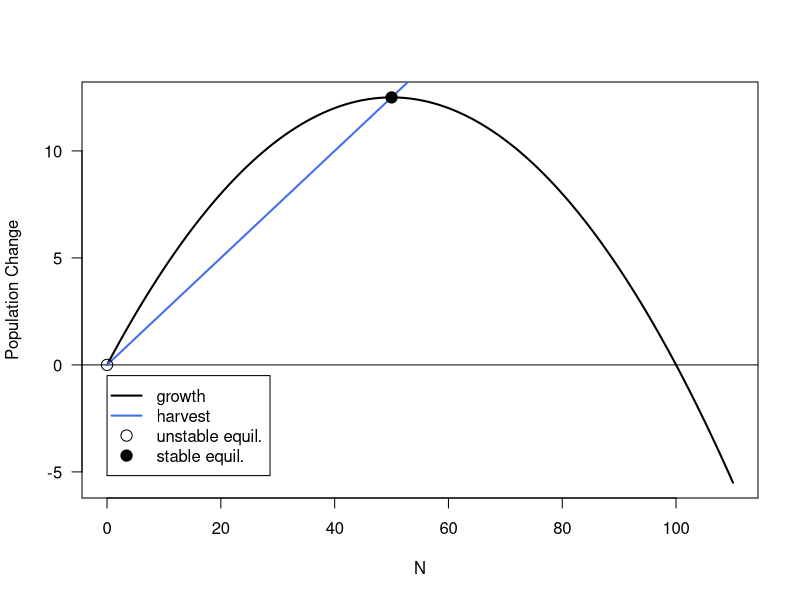
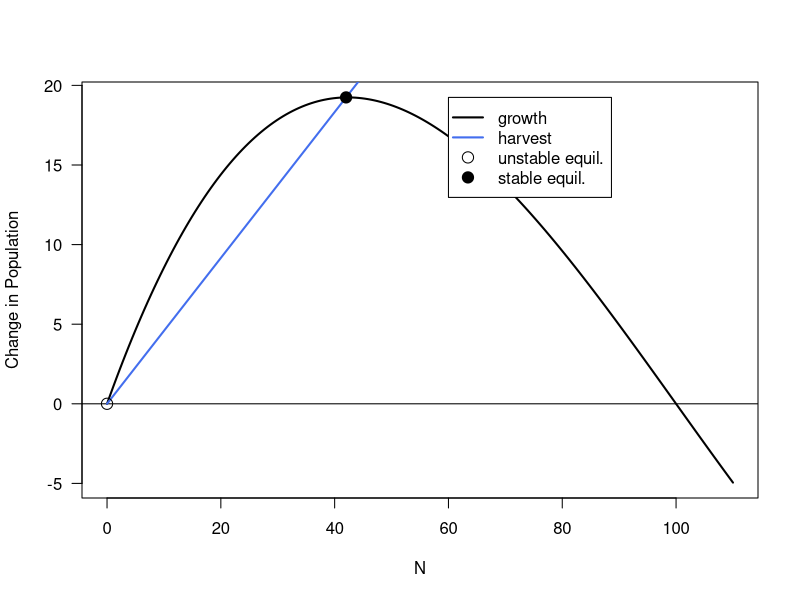
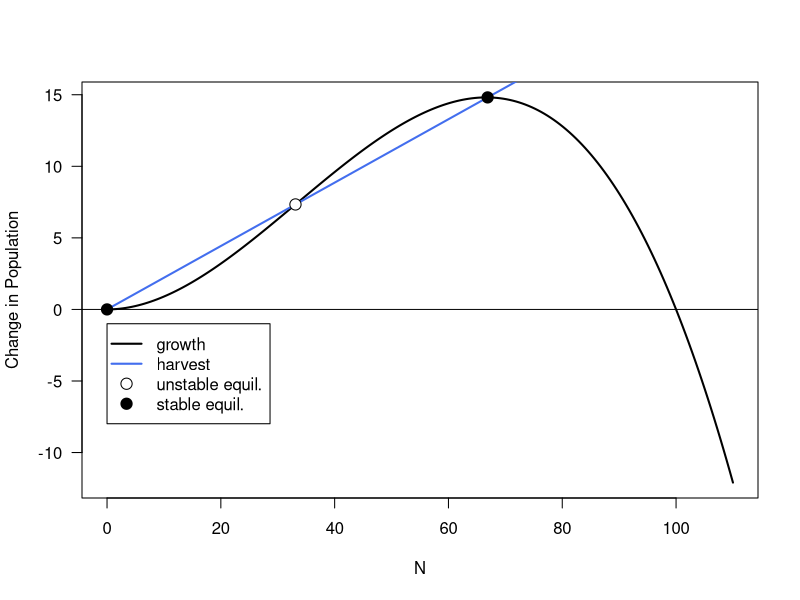
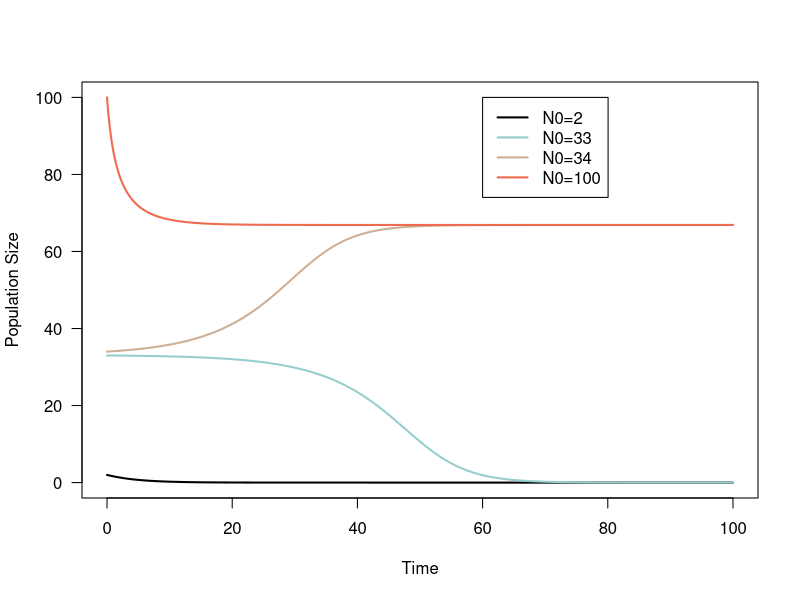
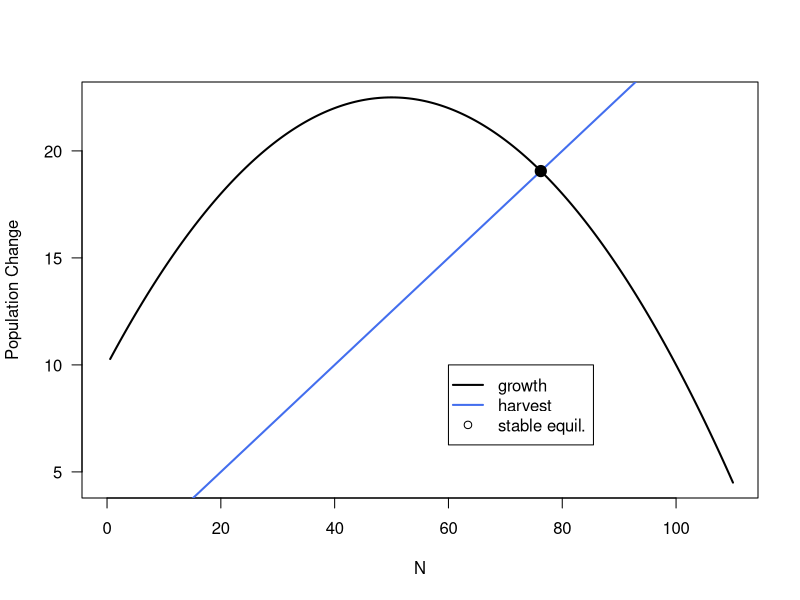
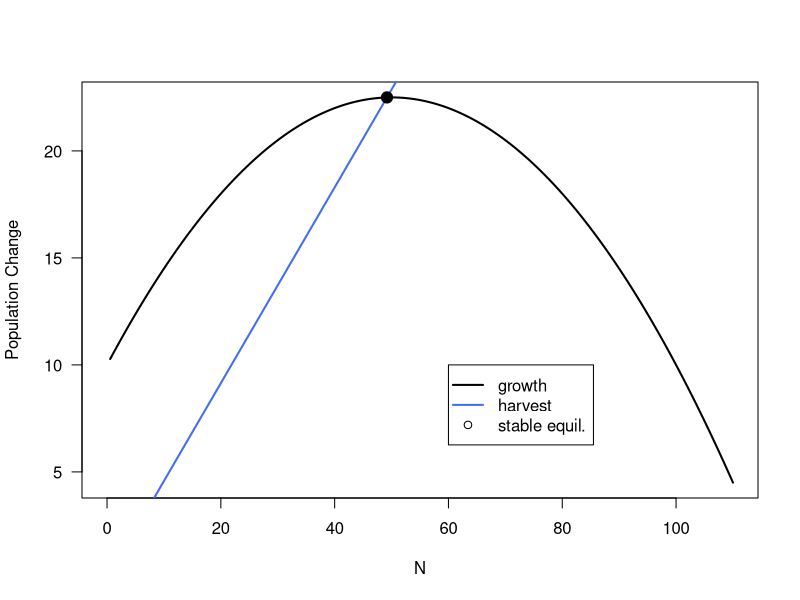

Reproduce these figures in R, in order.
## ---- chunk 1
r <- 0.5
K <- 100
q <- 0.1
A <- K/2 
N0 <- 2
## ---- chunk 2
Nset <- seq(from = 0, to = K*1.1, length.out = 200)
dNdt.log <- r * Nset * (1-Nset/K)
E_MSY <- r/q/2
Nstar <- K*(1-q*E_MSY/r)
Ystar <- q*E_MSY*Nstar

plot(x = Nset, y = dNdt.log, type = 'l', las = 1, lwd = 2, ylab = 'Population Change', xlab = 'N')

# plot the x-axis so that it's easier to see the intercept
abline(h = 0, lwd = 1)

# plot the economics in blue
lines(x = Nset, y = (q*E_MSY*Nset), col = 'royalblue2', lwd = 2)
# unstable
points(x = 0, y = 0, 
       pch = 21, cex = 1.5)
# stable
points(y = Ystar, x = Nstar, 
       pch = 21, cex = 1.5, 
       bg = 'black')
legend(x = 0, y = -0.5, 
       legend = c('growth', 'harvest', 'unstable equil.', 'stable equil.'), 
       lwd = c(2, 2, NaN, NaN), 
       pch = c(NaN, NaN, 21, 21), 
       pt.cex = 1.5, 
       pt.bg = c('white', 'white', 'white', 'black'), 
       col = c('black', 'royalblue2', 'black', 'black'))
## ---- chunk 3
N_MSY <- K/2
print(N_MSY)
E_MSY <- r/q/2
print(E_MSY)
Y_MSY <- r*K/4
print(Y_MSY)
## ---- chunk 4
dNdt.over <- r*Nset*(1-Nset/K)*(2-Nset/K)
tset <- seq(from = 0, to = 100, length.out = 20000) 
N.over <- NaN*tset
N.over[1] <- N0

Y_MSY.over <- max(dNdt.over)

for(i in 1:length(Nset)){
  if(dNdt.over[i] == Y_MSY.over){
    N_MSY.over <- Nset[i]
  }}
  E_MSY.over <- Y_MSY.over/(N_MSY.over*q)


plot(x = Nset, y = dNdt.over , 
     type = 'l', 
     lwd = 2, 
     las = 1, 
     xlab = 'N', ylab = 'Change in Population')
# add a line at the x-axis
abline(h = 0)

###################################
# 2. economics
###################################
lines(x = Nset, y = q*E_MSY.over*Nset , 
      lwd = 2,
      col = 'royalblue2')

###################################
# 3. equilibria
###################################
# unstable
points(x = 0, y = 0, 
       pch = 21, cex = 1.5)
# stable
points(x = N_MSY.over, y = Y_MSY.over,
       pch = 21, cex = 1.5, 
       bg = 'black')

###################################
# 4. legend
###################################
legend(x = K*.6, y = Y_MSY.over, 
       legend = c('growth', 'harvest', 'unstable equil.', 'stable equil.'), 
       lwd = c(2, 2, NaN, NaN), 
       pch = c(NaN, NaN, 21, 21), 
       pt.cex = 1.5, 
       pt.bg = c('white', 'white', 'white', 'black'), 
       col = c('black', 'royalblue2', 'black', 'black'))
## ---- chunk 5
print(N_MSY.over)
print(E_MSY.over)
print(Y_MSY.over)
## ---- chunk 6
#Change in pop
dNdt.dep <- r*Nset*(1-Nset/K)*(Nset/A)

#Yield
Y_MSY.dep <- max(dNdt.dep)

#Population at msy yield
for(i in 1:length(Nset)){
  if(dNdt.dep[i] == Y_MSY.dep){
    N_MSY.dep <- Nset[i]}}

#Effort
E_MSY.dep <- Y_MSY.dep/(q*N_MSY.dep)

#Unstable Euilibria
N_star_unstable <- ((-r/A) + (sqrt((r^2/A^2) - ((4*r*q*E_MSY.dep)/(K*A)))) ) / ((-2*r) / (K*A))

Y.unstable.dep <- q * E_MSY.dep * N_star_unstable

#################################
# 1. biology
#################################
plot(x = Nset, y = dNdt.dep, 
     type = 'l',
     lwd = 2, 
     las = 1, 
     xlab = 'N', ylab = 'Change in Population')
abline(h = 0)

#################################
# 2. economics
#################################
lines(x = Nset, y = q*E_MSY.dep*Nset, 
      lwd = 2,
      col = 'royalblue2')

#################################
# 3. stable equilibria
#################################
points(x = 0, y = 0, 
       pch = 21, 
       cex = 1.5, 
       bg = 'black')
points(x = N_MSY.dep, y = Y_MSY.dep, 
       pch = 21, 
       cex = 1.5,
       bg= 'black')
points(x = N_star_unstable, y = Y.unstable.dep, 
       pch = 21, cex = 1.5,
       bg = 'white')

#################################
# 4. legend
#################################
legend(x = 0, y = -1, 
       pt.cex = 1.5, 
       legend = c('growth', 'harvest', 'unstable equil.', 'stable equil.'), 
       lwd = c(2, 2, NaN, NaN), 
       pch = c(NaN, NaN, 21, 21), 
       pt.bg = c('white', 'white', 'white', 'black'), 
       col = c('black', 'royalblue2', 'black', 'black'))
## ---- chunk 7
print(N_MSY.dep)
print(E_MSY.dep)
print(Y_MSY.dep)
## ---- chunk 8
##########################################
# 1. designate a data vector (use tset)
##########################################

############################################
# 2. holding vector and initial conditions
############################################
N0.low <- 33
N0.high <- 34
N0.100 <- 100

N.simu.dep <- NaN*tset
N.simu.dep.low <- NaN*tset
N.simu.dep.high <- NaN*tset
N.simu.dep.100 <- NaN*tset

N.simu.dep[1] <- N0
N.simu.dep.low[1] <- N0.low
N.simu.dep.high[1] <- N0.high
N.simu.dep.100[1] <- N0.100

##########################################
# 3. the for() loop
##########################################
for(i in 2:length(tset)){
  deltat <- tset[i]-tset[i-1]
  deltaN <- (r*N.simu.dep[i-1]*(1-N.simu.dep[i-1]/K)*(N.simu.dep[i-1]/A)-q*E_MSY.dep*N.simu.dep[i-1])*deltat
  N.simu.dep[i] <- N.simu.dep[i-1]+deltaN
  
  deltaN <- (r*N.simu.dep.low[i-1]*(1-N.simu.dep.low[i-1]/K)*(N.simu.dep.low[i-1]/A)-q*E_MSY.dep*N.simu.dep.low[i-1])*deltat
  N.simu.dep.low[i] <- N.simu.dep.low[i-1]+deltaN
  
  deltaN <- (r*N.simu.dep.high[i-1]*(1-N.simu.dep.high[i-1]/K)*(N.simu.dep.high[i-1]/A)-q*E_MSY.dep*N.simu.dep.high[i-1])*deltat
  N.simu.dep.high[i] <- N.simu.dep.high[i-1]+deltaN
  
  deltaN <- (r*N.simu.dep.100[i-1]*(1-N.simu.dep.100[i-1]/K)*(N.simu.dep.100[i-1]/A)-q*E_MSY.dep*N.simu.dep.100[i-1])*deltat
  N.simu.dep.100[i] <- N.simu.dep.100[i-1]+deltaN
}
## ---- chunk 9
###################################
# 1. plot N as a function of time
###################################
plot(tset, N.simu.dep, 
     type = 'l', 
     ylim = c(0, K), 
     las = 1, 
     lwd = 2, 
     xlab = 'Time', ylab = 'Population Size')

#################################################
# 2. add lines for different initial conditions
#################################################
lines(tset, N.simu.dep.low, 
      col = 'paleturquoise3', 
      lwd = 2)
lines(tset, N.simu.dep.high, 
      col = 'peachpuff3', 
      lwd = 2)
lines(tset, N.simu.dep.100, 
      col = 'coral2', 
      lwd = 2)

###################################
# 3. legend
###################################
legend(x = max(tset)*.6, y = K, 
       lwd = 2,
       legend = c('N0=2', 'N0=33', 'N0=34', 'N0=100'), 
       col = c('black', 'paleturquoise3', 'peachpuff3', 'coral2'), 
       horiz = FALSE)
## ---- chunk 10
M <- 10

dNdt.log4 <- (r*Nset*(1-Nset/K) + (Nset/Nset)*M)

N.simu.M <- NaN*tset
N.simu.M[1] <- Nset[1]+M
## ---- chunk 11
# #for(i in 2:length (tset)){
#   dt.M <-  tset[i] -tset[i-1]
#   dNdt.M <-  (r*N.simu.M[i-1]*(1-N.simu.M[i-1]/K)- q * E_MSY* N.simu.M[i-1]+M) * dt
#   N.simu.M[i] <- N.simu.M[i-1]+ dNdt.M
# }

Nstar.M <- 76.23


## ---- chunk 12

Ystar.M <-  q*E_MSY*Nstar.M

# plot the biology in black
plot(x = Nset, y = dNdt.log4, type = 'l', las = 1, lwd = 2, ylab = 'Population Change', xlab = 'N')

# plot the x-axis so that it's easier to see the intercept
abline(h = 0, lwd = 1)

# plot the economics in blue
lines(x = Nset, y = (q*E_MSY*Nset), col = 'royalblue2', lwd = 2)

points(x=Nstar.M, y=Ystar.M,
       pch= 21, cex = 1.5,
       bg= "black")

legend(x = 060, y = 10, 
       lwd = c(2, 2, NaN),
       pch = c(NaN,NaN, 21),
       legend = c('growth', 'harvest', 'stable equil.'), 
       col = c('black', 'royalblue2', "black"))

## ---- chunk 13

dNdt.sub <- na.omit(dNdt.log4)
Y_MSY.sub <- max(dNdt.sub)
## ---- chunk 14
Y_MSY.sub <- 22.49968
N_MSY.sub <- 49.19598
## ---- chunk 15
#for(i in 1:length(Nset)){if(dNdt.sub[i] == Y_MSY.sub){N_MSY.sub <- Nset[i]}}
E_MSY.sub <- Y_MSY.sub/(q*N_MSY.sub)

print(Y_MSY.sub)
print(N_MSY.sub)
print(E_MSY.sub)

## ---- chunk 16

  plot(x = Nset, y = dNdt.log4, type = 'l', las = 1, lwd = 2, ylab = 'Population Change', xlab = 'N')

# plot the x-axis so that it's easier to see the intercept
abline(h = 0, lwd = 1)

# plot the economics in blue
lines(x = Nset, y = (q*E_MSY.sub*Nset), col = 'royalblue2', lwd = 2)

points(x = N_MSY.sub, y = Y_MSY.sub, 
       pch = 21, 
       cex = 1.5,
       bg= 'black')

legend(x = 060, y = 10, 
       lwd = c(2, 2, NaN),
       pch = c(NaN,NaN, 21),
       legend = c('growth', 'harvest', 'stable equil.'), 
       col = c('black', 'royalblue2', "black"))


